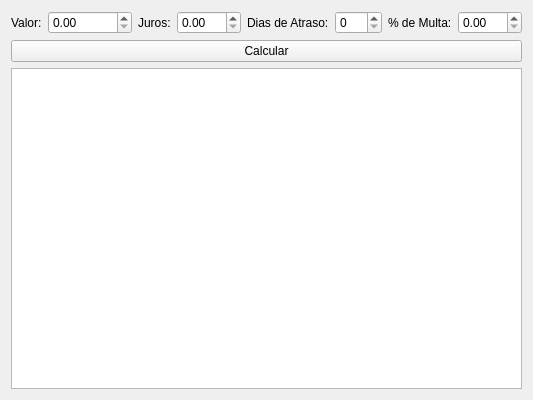
<?xml version="1.0" encoding="UTF-8"?>
<ui version="4.0">
 <class>Form</class>
 <widget class="QWidget" name="Form">
  <property name="geometry">
   <rect>
    <x>0</x>
    <y>0</y>
    <width>503</width>
    <height>400</height>
   </rect>
  </property>
  <property name="windowTitle">
   <string>Form</string>
  </property>
  <layout class="QHBoxLayout" name="horizontalLayout_3">
   <item>
    <layout class="QGridLayout" name="gridLayout">
     <item row="0" column="0">
      <layout class="QHBoxLayout" name="horizontalLayout">
       <item>
        <widget class="QLabel" name="label">
         <property name="text">
          <string>Valor:</string>
         </property>
        </widget>
       </item>
       <item>
        <widget class="QDoubleSpinBox" name="cp_valor">
         <property name="maximum">
          <double>99999999.989999994635582</double>
         </property>
        </widget>
       </item>
       <item>
        <widget class="QLabel" name="label_2">
         <property name="text">
          <string>Juros:</string>
         </property>
        </widget>
       </item>
       <item>
        <widget class="QDoubleSpinBox" name="cp_juros">
         <property name="maximum">
          <double>100.000000000000000</double>
         </property>
         <property name="singleStep">
          <double>2.000000000000000</double>
         </property>
        </widget>
       </item>
       <item>
        <widget class="QLabel" name="label_3">
         <property name="text">
          <string>Dias de Atraso:</string>
         </property>
        </widget>
       </item>
       <item>
        <widget class="QSpinBox" name="cp_diasatraso">
         <property name="maximum">
          <number>999</number>
         </property>
        </widget>
       </item>
       <item>
        <widget class="QLabel" name="label_4">
         <property name="text">
          <string>% de Multa:</string>
         </property>
        </widget>
       </item>
       <item>
        <widget class="QDoubleSpinBox" name="cp_multa">
         <property name="maximum">
          <double>100.000000000000000</double>
         </property>
        </widget>
       </item>
      </layout>
     </item>
     <item row="2" column="0">
      <layout class="QHBoxLayout" name="horizontalLayout_2"/>
     </item>
     <item row="1" column="0">
      <widget class="QPushButton" name="bt_calcular">
       <property name="text">
        <string>Calcular</string>
       </property>
      </widget>
     </item>
     <item row="3" column="0">
      <widget class="QTableView" name="cp_tabela"/>
     </item>
    </layout>
   </item>
  </layout>
 </widget>
 <resources/>
 <connections/>
</ui>
